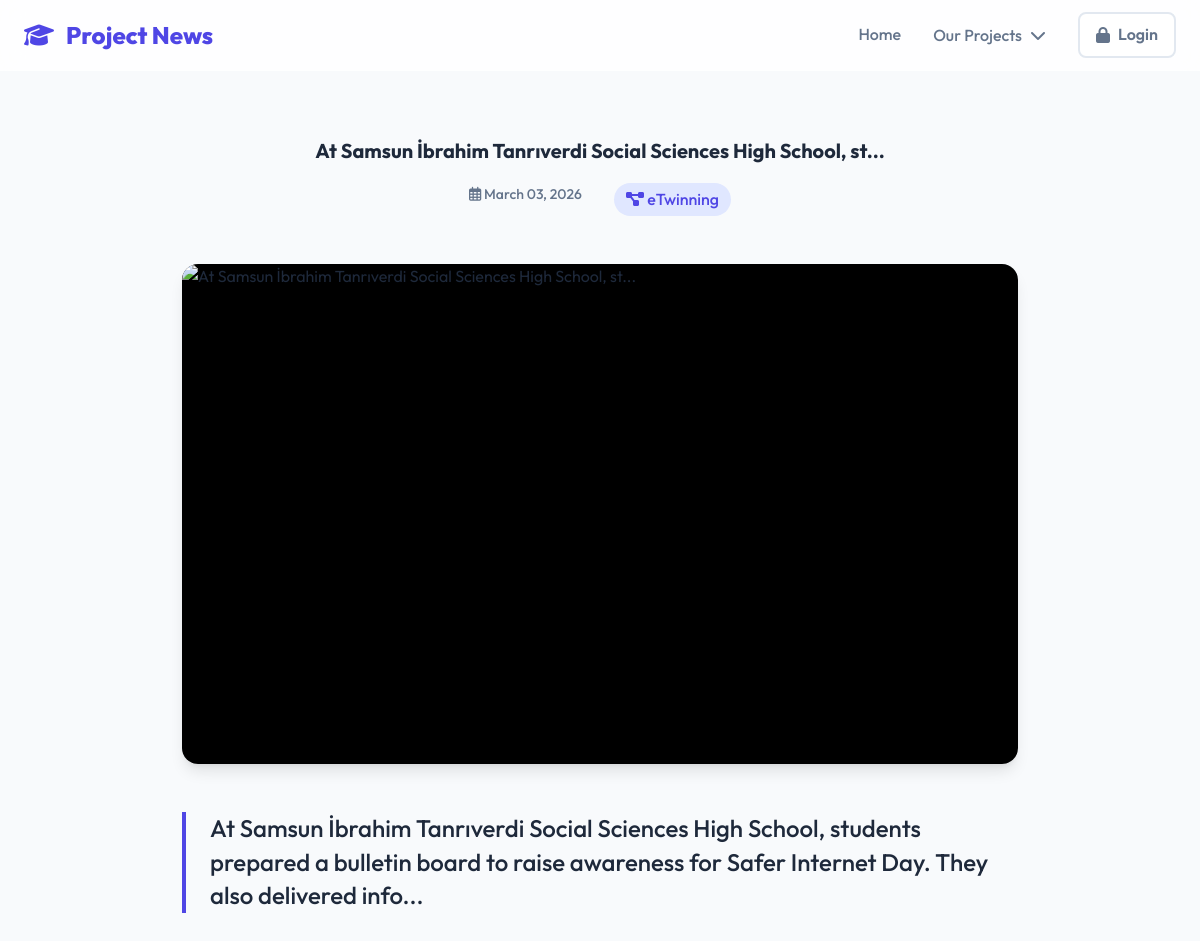
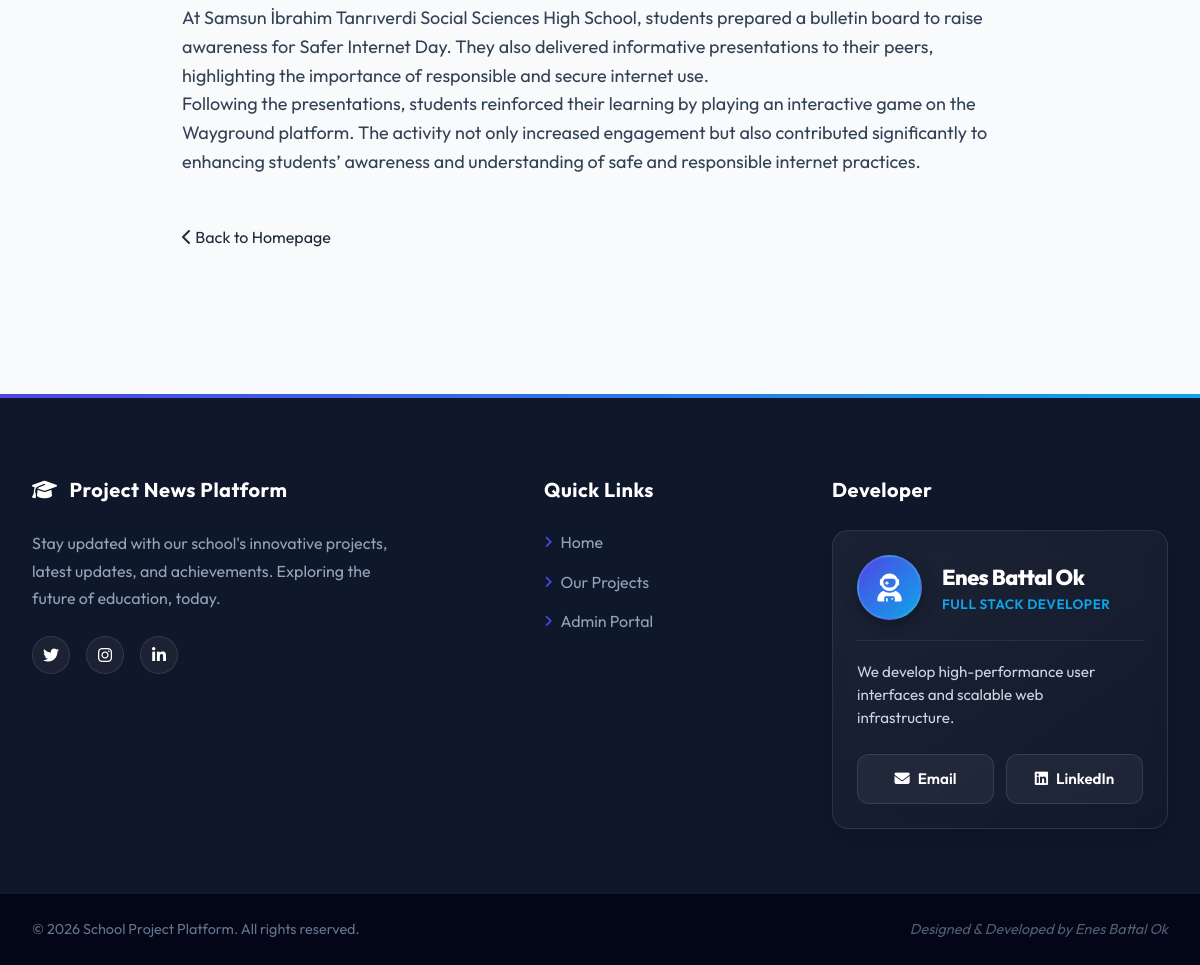
/news/27, run on the app's committed database (2 pictures, top to bottom).
### models.py (models this page shows, shortened)
class News(db.Model):
    id = db.Column(db.Integer, primary_key=True)
    project_id = db.Column(db.Integer, db.ForeignKey('project.id'), nullable=False)
    title = db.Column(db.String(200), nullable=False)
    summary = db.Column(db.String(500))
    content = db.Column(db.Text, nullable=False)
    image = db.Column(db.String(500))
    date_posted = db.Column(db.DateTime, default=datetime.utcnow)
    external_link = db.Column(db.String(500))

class Project(db.Model):
    id = db.Column(db.Integer, primary_key=True)
    name = db.Column(db.String(100), nullable=False)
    slug = db.Column(db.String(100), unique=True, nullable=False)
    subtitle = db.Column(db.String(200))
    description = db.Column(db.Text)
    logo = db.Column(db.String(500))
    logo2 = db.Column(db.String(500)) # Second optional logo
    logo_size = db.Column(db.Integer, default=80)
    is_default = db.Column(db.Boolean, default=False)
    news_items = db.relationship('News', backref='project', lazy=True, cascade="all, delete-orphan")
    links = db.relationship('ProjectLink', backref='project', lazy=True, cascade="all, delete-orphan")

### app.py (the view)
    @app.route('/news/<int:news_id>')
    def view_news(news_id):
        news_item = News.query.get_or_404(news_id)
        visitor = track_site_visit()
        view = NewsView.query.filter_by(news_id=news_id, visitor_id=visitor.id).first()
        if not view:
            view = NewsView(news_id=news_id, visitor_id=visitor.id, date_viewed=datetime.utcnow().date())
            db.session.add(view)
            db.session.commit()
        return render_template('news_detail.html', news=news_item)

### utils.py (called while the page is built, shortened)
def get_or_create_visitor():
    ip = request.remote_addr
    if request.headers.getlist("X-Forwarded-For"):
        ip = request.headers.getlist("X-Forwarded-For")[0]
    visitor = Visitor.query.filter_by(ip_address=ip).first()
    return visitor

def track_site_visit():
    visitor = get_or_create_visitor()
    today = datetime.utcnow().date()
    visit = SiteVisit.query.filter_by(visitor_id=visitor.id, date_visited=today).first()
    if not visit:
        visit = SiteVisit(visitor_id=visitor.id, date_visited=today)
        db.session.add(visit)
        db.session.commit()
    return visitor

### templates/news_detail.html (shortened to what this page needs)
{% extends 'base.html' %}
{% block content %}
<article class="news-detail">
    <div class="news-header">
        <h1 class="news-title">{{ news.title|safe }}</h1>
        <div class="news-meta">
            <span class="news-date"><i class="far fa-calendar-alt"></i> {{ news.date_posted.strftime('%B %d, %Y')
                }}</span>
            <span class="project-tag"><i class="fas fa-project-diagram"></i> {{ news.project.name }}</span>
        </div>
    </div>
    {% if news.image %}
    {% set detail_img = news.image if (news.image and news.image.startswith('http')) else (url_for('static',
    filename='uploads/' + news.image) if news.image else '') %}
    <div class="news-cover" style="--cover-bg: url('{{ detail_img }}');">
        <img src="{{ detail_img }}" alt="{{ news.title }}" class="news-cover-image">
    </div>
    {% endif %}
    <div class="news-content-wrapper">
        <p class="news-summary-text">{{ (news.summary or '')|safe }}</p>
        <div class="news-body">
            {{ news.content|safe }}
        </div>
    </div>
    <div class="news-navigation">
        <a href="{{ url_for('index') }}" class="back-link"><i class="fas fa-chevron-left"></i> Back to Homepage</a>
    </div>
</article>
{% endblock %}

### static/css/style.css (style rules this page uses)
:root { --primary-color: #4f46e5; --primary-hover: #4338ca; --secondary-color: #0ea5e9; --accent-color: #f59e0b; --bg-color: #f8fafc; --card-bg: #ffffff; --text-main: #1e293b; --text-muted: #64748b; --white: #ffffff; --radius-lg: 1rem; --radius-md: 0.75rem; --radius-sm: 0.5rem; --shadow: 0 4px 6px -1px rgb(0 0 0 / 0.1), 0 2px 4px -2px rgb(0 0 0 / 0.1); --shadow-lg: 0 10px 15px -3px rgb(0 0 0 / 0.1), 0 4px 6px -4px rgb(0 0 0 / 0.1); --glass-bg: rgba(255, 255, 255, 0.8); --glass-border: rgba(255, 255, 255, 0.2); }
* { margin: 0; padding: 0; box-sizing: border-box; }
body { font-family: 'Outfit', sans-serif; background-color: var(--bg-color); color: var(--text-main); line-height: 1.6; overflow-x: hidden; width: 100%; display: flex; flex-direction: column; min-height: 100vh; }
html { overflow-x: hidden; width: 100vw; }
a { text-decoration: none; color: inherit; transition: all 0.2s ease; }
.news-date { font-size: 0.875rem; color: var(--text-muted); font-weight: 500; margin-bottom: 0.5rem; display: block; }
.news-title { font-size: 1.25rem; font-weight: 700; margin-bottom: 1rem; color: var(--text-main); }
.news-detail { max-width: 900px; margin: 4rem auto; padding: 0 2rem; }
.news-header { text-align: center; margin-bottom: 3rem; }
.news-meta { margin-top: 1rem; display: flex; justify-content: center; gap: 2rem; color: var(--text-muted); font-weight: 500; }
.project-tag { color: var(--primary-color); background: #e0e7ff; padding: 0.25rem 0.75rem; border-radius: 100px; }
.news-cover { width: 100%; height: 500px; border-radius: var(--radius-lg); overflow: hidden; margin-bottom: 3rem; box-shadow: var(--shadow-lg); position: relative; background-color: #000; }
.news-cover::before { content: ''; position: absolute; top: 0; left: 0; right: 0; bottom: 0; background-image: var(--cover-bg); background-size: cover; background-position: center; filter: blur(30px) brightness(0.5); transform: scale(1.1); z-index: 1; }
.news-cover-image { width: 100%; height: 100%; object-fit: contain; position: relative; z-index: 5; }
.news-content-wrapper { font-size: 1.125rem; }
.news-summary-text { font-size: 1.5rem; font-weight: 500; line-height: 1.4; color: var(--text-main); margin-bottom: 2rem; border-left: 4px solid var(--primary-color); padding-left: 1.5rem; }
.news-body { margin-bottom: 3rem; color: #334155; }

### data on the page
News: title "At Samsun İbrahim Tanrıverdi Social Sciences High School, st...", date_posted "March 03, 2026", summary "At Samsun İbrahim Tanrıverdi Social Sciences High School, students prepared a bulletin board to raise awareness for Safer Internet Day. They also delivered info...", content "At Samsun İbrahim Tanrıverdi Social Sciences High School, students prepared a bulletin board to raise awareness for Safer Internet Day. They also delivered informative presentations to their peers, highlighting the importance of responsible and secure internet use. Following the presentations, students reinforced their learning by playing an interactive game on the Wayground platform. The activity not only increased engagement but also contributed significantly to enhancing students’ awareness and understanding of safe and responsible internet practices."
Project: project.name "eTwinning"
